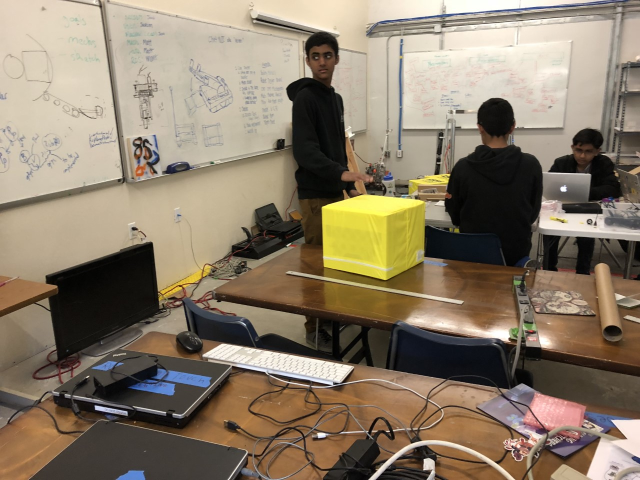
#> input picture Cube1.jpg, 1280 x 960 px, given in place of the camera (shown at 1/2 size)
$ python CubeRecog3.py   (older library calls are emulated)
#> lines starting #> are read from the running program, lines starting #| are printed output that depends on the picture; after the words box and inside, x2 and y2 are one past the last pixel; in counts of white or black regions, pixels touching at a corner belong together
#> further down, frames is the input picture: shape (960, 1280, 3); mean B, G, R 105.5, 124.8, 138.6
import cv2
import numpy as np
import math

# Cam test splits a image and loop through the 3 dimensional list and set a specific parameter for each individual pixel
# TODO it takes 7-10 second to process one single image (Cube 1) make it faster
# TODO look into Numpy and different ways of processing images

"""
This is a model that works but probably could not be implemented without optimization. Takes too long for one image
to process (7-10 seconds)
"""

# TODO Find pixel of Camera so that the pixels are aligned

# TODO FIND MULTIPLE CONTOURS


def find_centroid(contour, img):

    try:

        # compute the center of the contour
        M = cv2.moments(contour)
        cX = int(M["m10"] / M["m00"])
        cY = int(M["m01"] / M["m00"])

        # create a list for the big contours
        eligible = []

        for x in range(len(contour)):
            if cv2.moments(x)["m00"] >= 0:
                eligible.append(contour[x])

        # box the stuff
        for i in range(len(eligible)):

            x, y, w, h = cv2.boundingRect(eligible[i])

            cv2.rectangle(img, (x, y), (x + w, y + h), (0, 255, 0), 2)

            # draw the center of the shape on the image
            cv2.circle(img, (cX, cY), 7, (0, 0, 255), -1)

            # Put words on image
            cv2.putText(img, "X: " + str(cX), (cX - 25, cY - 25),
                        cv2.FONT_HERSHEY_SIMPLEX, 0.3, (0, 0, 255), 2)

            cv2.putText(img, "Y: " + str(cY), (cX - 25, cY - 50),
                        cv2.FONT_HERSHEY_SIMPLEX, 0.3, (0, 0, 255), 2)

            print("X: " + str(cX) + " Y: " + str(cY) + "\n")

    except ZeroDivisionError:
        pass

    return img

def find_mask(img):

    # find images that are not black and turn them white
    lower = np.array([1, 1, 1], dtype="uint8")
    upper = np.array([255, 255, 255], dtype="uint8")

    # Use a mask to find the contour and plot the rectangle
    mask = cv2.inRange(img, lower, upper)

    return mask


def find_color(name):

    # print(name)

    # img = cv2.imread(name)
    img = cv2.resize(name, None, fx=1, fy=1, interpolation=cv2.INTER_CUBIC)
    height, width, channels = img.shape
#> height = 960; width = 1280; channels = 3
    # Split image into 3 two dimensional list
    blue_list, green_list, red_list = cv2.split(img)
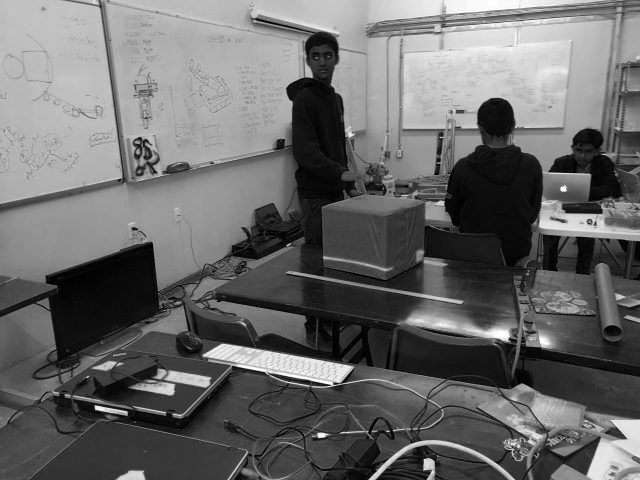
#> blue_list: shape (960, 1280) (shown at 1/2 size); min 0, max 255, mean 105.5
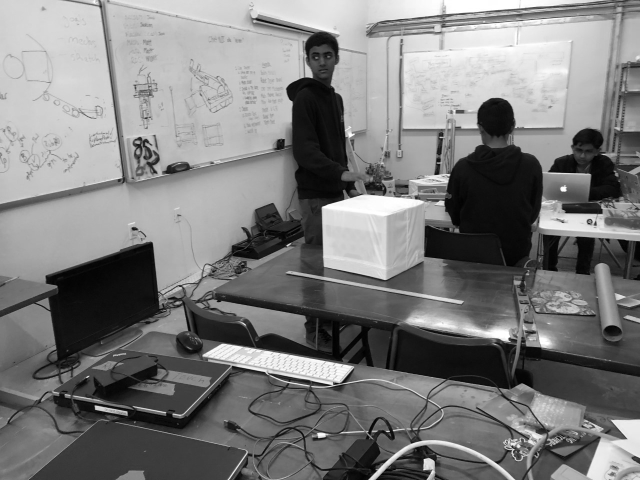
#> green_list: shape (960, 1280) (shown at 1/2 size); min 0, max 255, mean 124.8
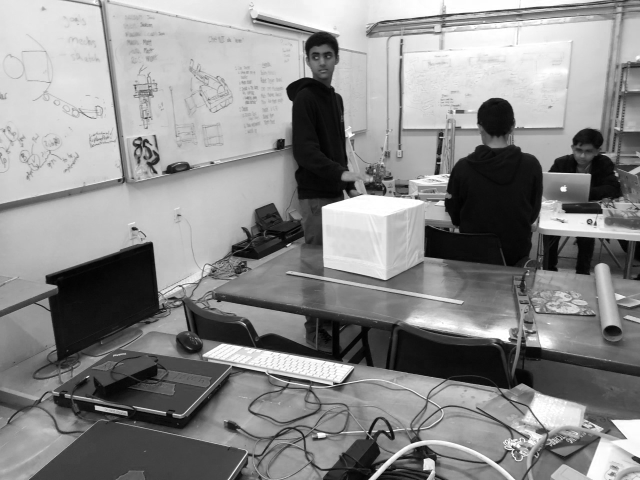
#> red_list: shape (960, 1280) (shown at 1/2 size); min 0, max 255, mean 138.6

    # print("height: " + str(height))
    # print("width: " + str(width))

    # loop through all of red_list to access the array inside
    for x in range(width):
        # loop through individual values in the inner most list, and those values are the red values of the pixels
        for i in range(height):

            # Assign values so it's easier to manage
            red = red_list[i][x]
            blue = blue_list[i][x]
            green = green_list[i][x]

            # Setting the green high and low parameter, it's proportional to red
            green_low = red - 30
            green_high = red + 18

            # difference is the difference between red/green and blue, since blue is not usually used in yellow
            # the difference needs to be big
            difference = (int(green) + int(red))/2 - int(blue)

            # Similarity detects the similarities in red blue and green, used for excluding grey, white, black pixel
            similarity = (abs(int(green)-int(red)) + abs(int(red)-int(blue)) + abs(int(green)-int(blue)))

            # green has to be inside parameter
            green_in_param = green_low <= green <= green_high

            # if the difference bigger between red and blue is higher than 80, it is NOT yellow
            isYellow = difference >= 55

            # if the sum of the differences of all 3 rbg values are within 30, that means that it's grey
            isGrey = similarity <= 30

            # if either of those statements are false, it will set te pixel to black
            if not green_in_param or not isYellow or isGrey:
                green_list[i][x] = 0
                blue_list[i][x] = 0
                red_list[i][x] = 0
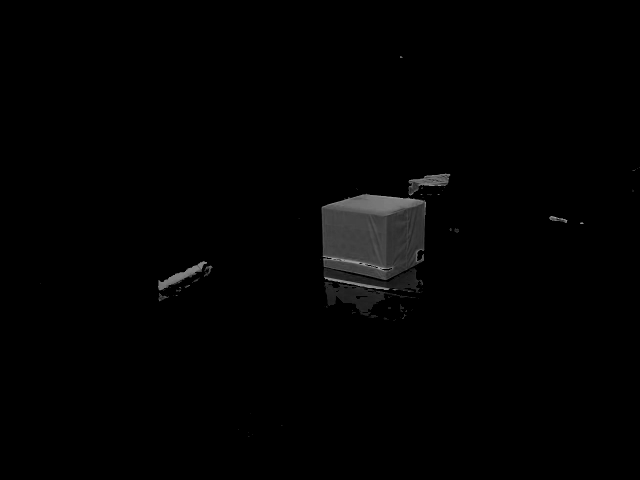
#> blue_list: shape (960, 1280) (shown at 1/2 size); min 0, max 190, mean 2.4
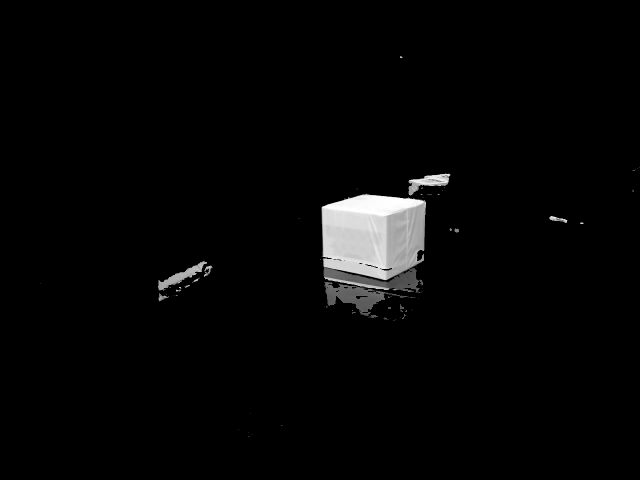
#> green_list: shape (960, 1280) (shown at 1/2 size); min 0, max 255, mean 6.3

    # Merge and create the processed image
    final_image = cv2.merge((blue_list, green_list, red_list))

    try:
        im2, contours, hierarchy = cv2.findContours(find_mask(final_image), cv2.RETR_EXTERNAL, cv2.CHAIN_APPROX_SIMPLE)
#> in find_mask, `mask = cv2.inRange(img, lower, upper)`:
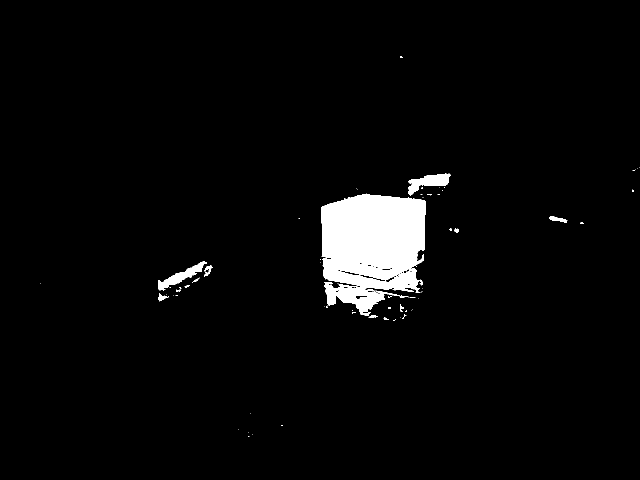
#> mask: shape (960, 1280) (shown at 1/2 size); 3.5% white; 68 white regions (52 under 20 px)
#> contours = 68 contours, 58 with area under 20; largest, box (x1, y1, x2, y2) and area: (643, 387, 852, 632) 38723, (817, 346, 901, 391) 1627, (316, 522, 414, 582) 1449, (1099, 432, 1135, 446) 196, (408, 531, 425, 554) 172
        cnt = max(contours, key=cv2.contourArea)
#> cnt = contour of 617 points, box (x1, y1, x2, y2) (643, 387, 852, 632), area 38723

        find_centroid(cnt, final_image)
#> in find_centroid, `M = cv2.moments(contour)`: M = moments, m00 38723, centre m10/m00, m01/m00 = (743.2, 493.7)
#> in find_centroid, `cX = int(M["m10"] / M["m00"])`: cX = 743
#> in find_centroid, `cY = int(M["m01"] / M["m00"])`: cY = 493
#> after the loop in find_centroid, `for x in range(len(contour)):`: eligible = 617 items, first 6: [[732, 387]], [[730, 389]], [[724, 389]], [[723, 390]], [[720, 390]], [[719, 391]]
#> the loop in find_centroid, `for i in range(len(eligible)): ` made 617 passes
#| X: 743 Y: 493
#| X: 743 Y: 493
#| X: 743 Y: 493
#| X: 743 Y: 493
#| X: 743 Y: 493
#| X: 743 Y: 493
#| X: 743 Y: 493
#| X: 743 Y: 493
#> (further printed lines are left out)
#> after the loop in find_centroid, `for i in range(len(eligible)):`:
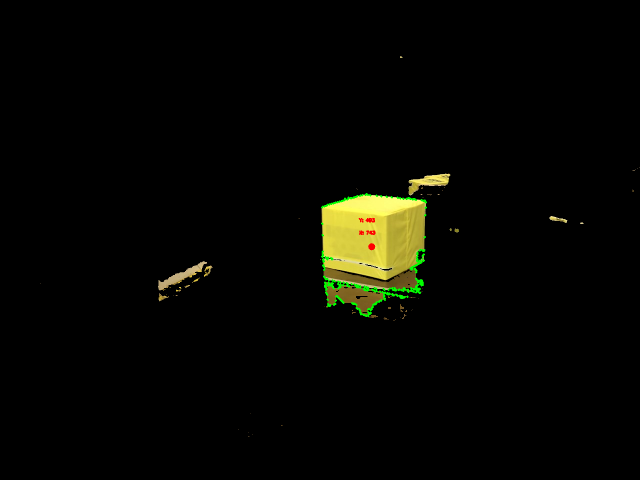
#> img: shape (960, 1280, 3) (shown at 1/2 size); mean B, G, R 2.2, 6.8, 6.6

    except ValueError:
        pass
    # Return the final image side by side with the original with np.hstack
    # hm = np.hstack([img, name])
    return final_image


cam = cv2.VideoCapture(1)

# cam.set(cv2.CAP_PROP_EXPOSURE, -4)
while True:
    _, frames = cam.read()
    # Resize Window
    cv2.namedWindow('Processed', cv2.WINDOW_NORMAL)
    cv2.resizeWindow('Processed', 2400, 1200)
    # cv2.imshow("Original", frames)
    cv2.imshow("Processed", find_color(frames))
    if cv2.waitKey(1) & 0xFF == ord('q'):
#> (key q is pressed here)
        break
cam.release()
cv2.destroyAllWindows()

$ run again, on Cube2.jpg
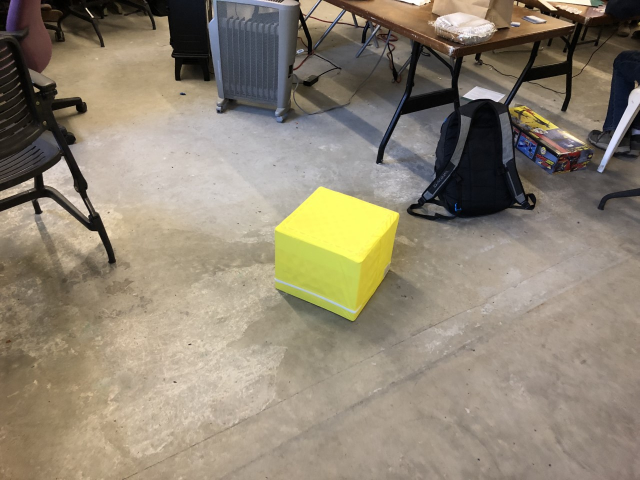
#> input picture Cube2.jpg, 1280 x 960 px, given in place of the camera (shown at 1/2 size)
#> frames is the input picture: shape (960, 1280, 3); mean B, G, R 114.9, 132.3, 142.4
#> in find_mask, `mask = cv2.inRange(img, lower, upper)`:
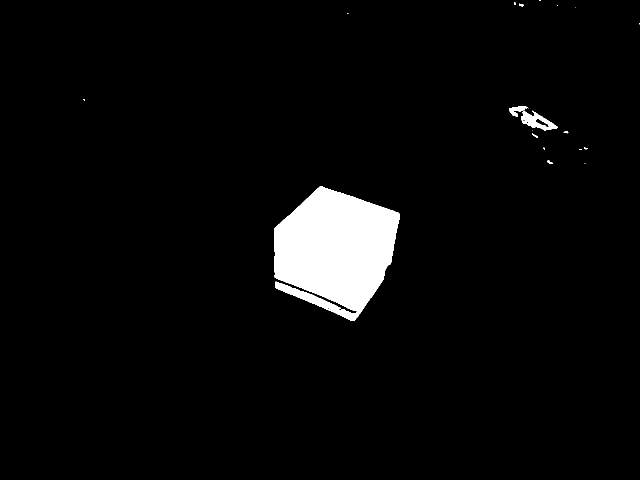
#> mask: shape (960, 1280) (shown at 1/2 size); 3.9% white; 19 white regions (12 under 20 px)
#> contours = 19 contours, 13 with area under 20; largest, box (x1, y1, x2, y2) and area: (548, 373, 800, 642) 45908, (1042, 221, 1116, 261) 1402, (1018, 212, 1057, 234) 324, (1094, 321, 1106, 328) 29, (1038, 7, 1047, 14) 24, (1064, 267, 1076, 276) 24
#> cnt = contour of 621 points, box (x1, y1, x2, y2) (548, 373, 800, 642), area 45908
#> M = moments, m00 45908, centre m10/m00, m01/m00 = (669.9, 499.9)
#> cX = 669
#> cY = 499
#> after the loop in find_centroid, `for x in range(len(contour)):`: eligible = 621 items, first 6: [[639, 373]], [[636, 376]], [[635, 376]], [[615, 396]], [[614, 396]], [[597, 413]]
#> the loop in find_centroid, `for i in range(len(eligible)): ` made 621 passes
#> (printed output is left out)
#> after the loop in find_centroid, `for i in range(len(eligible)):`:
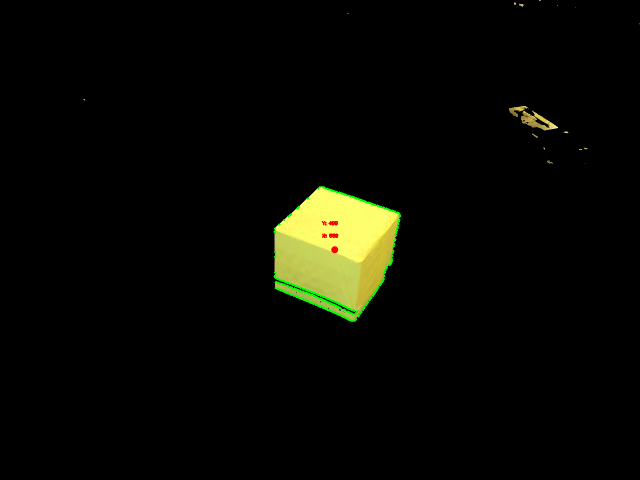
#> img: shape (960, 1280, 3) (shown at 1/2 size); mean B, G, R 3.4, 8.9, 8.2
